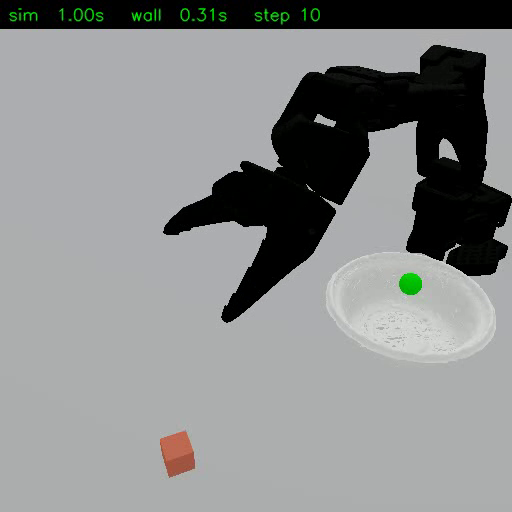
#> input picture frame 10 of debug_artifacts/sim_run_eval1/sim_eval1.mp4, 512 x 512 px, given in place of the camera
$ python calibrate_camera.py
#> lines starting #> are read from the running program, lines starting #| are printed output that depends on the picture; after the words box and inside, x2 and y2 are one past the last pixel; in counts of white or black regions, pixels touching at a corner belong together
#!/usr/bin/env python3
"""Intrinsic calibration for the SO101 deploy camera.

Captures chessboard images interactively, then runs cv2.calibrateCamera
and prints fx, fy, cx, cy, horizontal/vertical/diagonal FOV, distortion,
and the mean reprojection error. Saves results to camera_intrinsics.json.

Controls (preview window must be focused):
    SPACE   capture frame (only when the full board is detected)
    c       run calibration with the captured frames
    q       quit without calibrating

Notes:
    - Move the *camera*, not the board. ~15+ views from varied angles and
      distances. Include strong tilts (board not face-on) — flat-on shots
      alone under-constrain focal length.
    - Keep the board static; a screen checkerboard works if there's no glare.
    - Verify the board geometry: --cols and --rows count INNER corners,
      which is (squares_per_side - 1). Detection fails silently if wrong.
"""

import argparse
import json
import sys
import time
from pathlib import Path

import cv2
import numpy as np


def main() -> None:
    p = argparse.ArgumentParser()
    p.add_argument("--cols", type=int, default=28,
                   help="inner corners on the long side (= squares - 1). Default 28 (= 29-square side).")
    p.add_argument("--rows", type=int, default=20,
                   help="inner corners on the short side (= squares - 1). Default 20 (= 21-square side).")
    p.add_argument("--square-mm", type=float, default=150.0 / 23,
                   help="square side length in mm. Default = 150 mm / 23 squares ≈ 6.522 mm.")
    p.add_argument("--device", type=int, default=0)
    p.add_argument("--width", type=int, default=1920,
                   help="capture width in px. Must match deploy resolution. Default 1920 (matches deploy_utils/robot_config.py).")
    p.add_argument("--height", type=int, default=1080,
                   help="capture height in px. Default 1080 (matches deploy_utils/robot_config.py).")
    p.add_argument("--min-frames", type=int, default=12)
    p.add_argument("--out", type=Path, default=Path("camera_intrinsics.json"))
    p.add_argument("--images-dir", type=Path, default=None,
                   help="if set, skip live capture and run calibration on all images in this dir (jpg/png).")
    p.add_argument("--save-frames-dir", type=Path, default=None,
                   help="if set, also save each captured live frame here as PNG.")
    args = p.parse_args()

    pattern = (args.cols, args.rows)
    sq = float(args.square_mm)
    print(f"Pattern: {pattern[0]}x{pattern[1]} inner corners | square = {sq:.4f} mm")

    obj_template = np.zeros((pattern[0] * pattern[1], 3), np.float32)
    obj_template[:, :2] = np.indices(pattern).T.reshape(-1, 2) * sq

    obj_points: list[np.ndarray] = []
    img_points: list[np.ndarray] = []
    img_size: tuple[int, int] | None = None
    flags = (cv2.CALIB_CB_ADAPTIVE_THRESH
             | cv2.CALIB_CB_NORMALIZE_IMAGE
             | cv2.CALIB_CB_FAST_CHECK)
    subpix = (cv2.TERM_CRITERIA_EPS + cv2.TERM_CRITERIA_MAX_ITER, 30, 1e-3)

    if args.images_dir is not None:
        # ── Saved-frames mode ──────────────────────────────────────────
        exts = ("*.png", "*.jpg", "*.jpeg", "*.bmp")
        paths = sorted(p for ext in exts for p in args.images_dir.glob(ext))
        if not paths:
            sys.exit(f"no images found in {args.images_dir}")
        print(f"loading {len(paths)} images from {args.images_dir}")
        for path in paths:
            frame = cv2.imread(str(path))
            if frame is None:
                print(f"  skip (unreadable): {path.name}"); continue
            if img_size is None:
                img_size = (frame.shape[1], frame.shape[0])
            elif (frame.shape[1], frame.shape[0]) != img_size:
                print(f"  skip (resolution mismatch {frame.shape[1]}x{frame.shape[0]} "
                      f"vs {img_size[0]}x{img_size[1]}): {path.name}")
                continue
            gray = cv2.cvtColor(frame, cv2.COLOR_BGR2GRAY)
            found, corners = cv2.findChessboardCorners(gray, pattern, flags)
            if not found:
                print(f"  skip (no board): {path.name}"); continue
            refined = cv2.cornerSubPix(gray, corners, (11, 11), (-1, -1), subpix)
            img_points.append(refined)
            obj_points.append(obj_template.copy())
            print(f"  used {path.name}")
        if not img_points:
            sys.exit("no usable frames (no board detected in any)")
    else:
        # ── Live-capture mode ──────────────────────────────────────────
        backend = cv2.CAP_AVFOUNDATION if sys.platform == "darwin" else cv2.CAP_ANY
        cap = cv2.VideoCapture(args.device, backend)
        if not cap.isOpened():
            sys.exit(f"failed to open camera at index {args.device}")
        cap.set(cv2.CAP_PROP_FRAME_WIDTH, args.width)
        cap.set(cv2.CAP_PROP_FRAME_HEIGHT, args.height)
        for _ in range(5):
            cap.read()
#> this loop made 5 passes
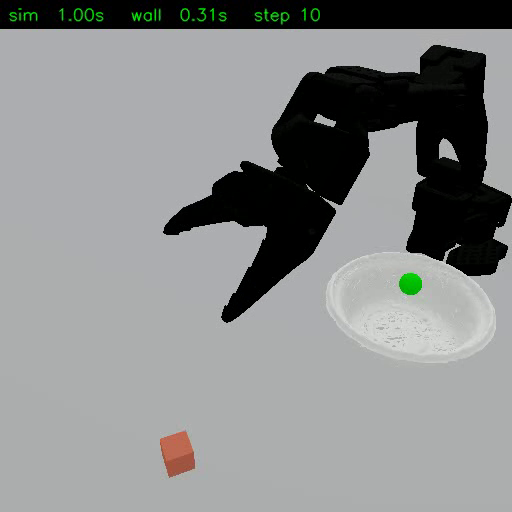
#> input picture frame 10 of debug_artifacts/sim_run_eval1/sim_eval1.mp4, 512 x 512 px, given in place of the camera
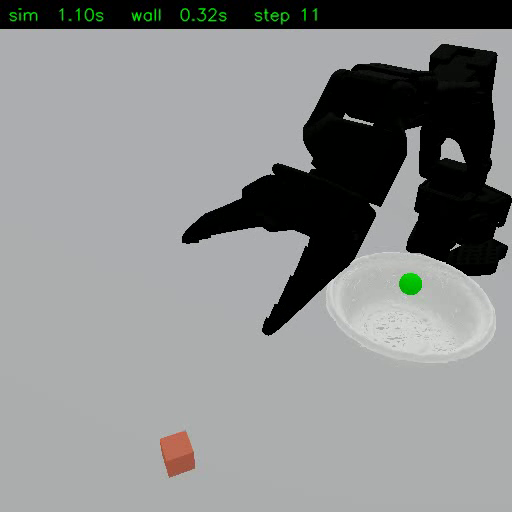
#> input picture frame 11 of debug_artifacts/sim_run_eval1/sim_eval1.mp4, 512 x 512 px, given in place of the camera
        actual_w = int(cap.get(cv2.CAP_PROP_FRAME_WIDTH))
        actual_h = int(cap.get(cv2.CAP_PROP_FRAME_HEIGHT))
        if (actual_w, actual_h) != (args.width, args.height):
            print(f"WARNING: requested {args.width}x{args.height}, camera gave {actual_w}x{actual_h}")

        if args.save_frames_dir is not None:
            args.save_frames_dir.mkdir(parents=True, exist_ok=True)

        win = "calibration  (SPACE=grab, c=calibrate, q=quit)"
        cv2.namedWindow(win, cv2.WINDOW_NORMAL)
        last_grab = 0.0

        while True:
            ok, frame = cap.read()
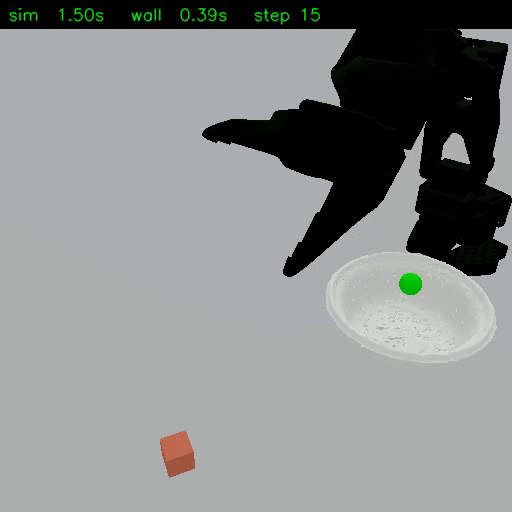
#> input picture frame 15 of debug_artifacts/sim_run_eval1/sim_eval1.mp4, 512 x 512 px, given in place of the camera
#> frame is the input picture: shape (512, 512, 3); mean B, G, R 138.7, 138.9, 137.1
            if not ok:
                print("camera read failed"); break
            if img_size is None:
                img_size = (frame.shape[1], frame.shape[0])
#> img_size = (512, 512)

            gray = cv2.cvtColor(frame, cv2.COLOR_BGR2GRAY)
            found, corners = cv2.findChessboardCorners(gray, pattern, flags)
#> found = False; corners = None
            view = frame.copy()
            if found:
                cv2.drawChessboardCorners(view, pattern, corners, True)
            status = "BOARD" if found else "no board"
#> status = 'no board'
            col = (0, 255, 0) if found else (0, 0, 255)
#> col = (0, 0, 255)
            msg = f"captures {len(img_points)} (min {args.min_frames}) | {status}"
#> msg = 'captures 0 (min 12) | no board'
            cv2.putText(view, msg, (10, 30), cv2.FONT_HERSHEY_SIMPLEX, 0.7, col, 2)
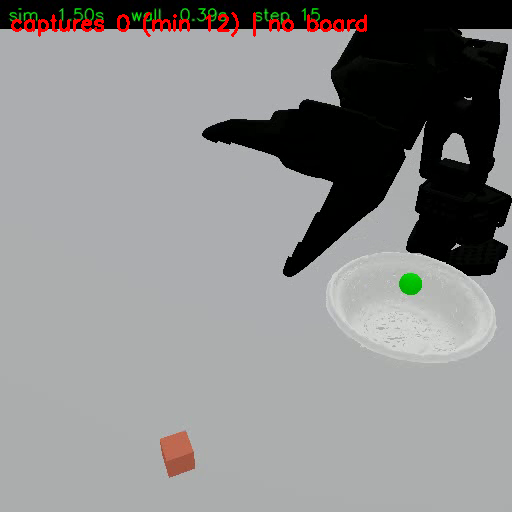
#> view: shape (512, 512, 3); 0.81% of pixels changed, all inside (x1, y1, x2, y2) = (11, 12, 367, 37)
            cv2.imshow(win, view)

            key = cv2.waitKey(1) & 0xFF
#> (key q is pressed here)
            if key == ord("q"):
                cap.release(); cv2.destroyAllWindows()
#> (the run stopped early here; a loop or call above may not have finished)

$ run again, starting later in the video
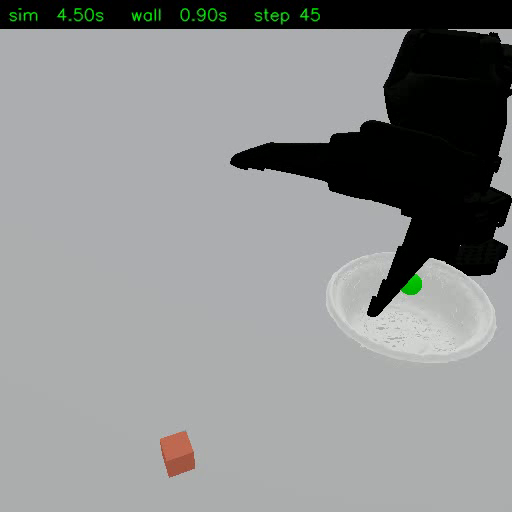
#> input picture frame 45 of debug_artifacts/sim_run_eval1/sim_eval1.mp4, 512 x 512 px, given in place of the camera
#> the loop in main, `for _ in range(5):` made 5 passes
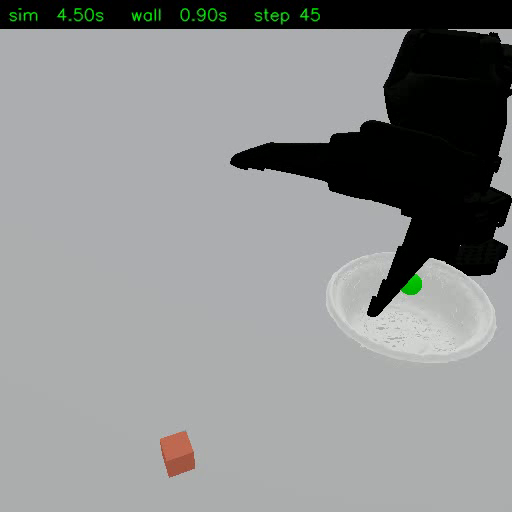
#> input picture frame 45 of debug_artifacts/sim_run_eval1/sim_eval1.mp4, 512 x 512 px, given in place of the camera
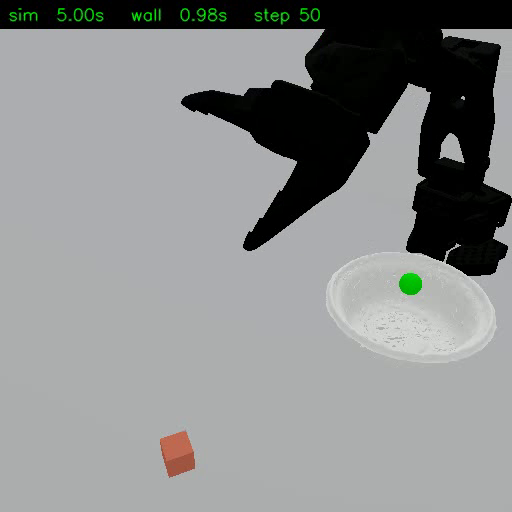
#> input picture frame 50 of debug_artifacts/sim_run_eval1/sim_eval1.mp4, 512 x 512 px, given in place of the camera
#> in main, frame is the input picture: shape (512, 512, 3); mean B, G, R 139.5, 139.8, 138
#> found = False; corners = None
#> status = 'no board'
#> col = (0, 0, 255)
#> msg = 'captures 0 (min 12) | no board'
#> in main, `cv2.putText(view, msg, (10, 30), cv2.FONT_HERSHEY_SIMPLEX, 0.7, col, 2)`:
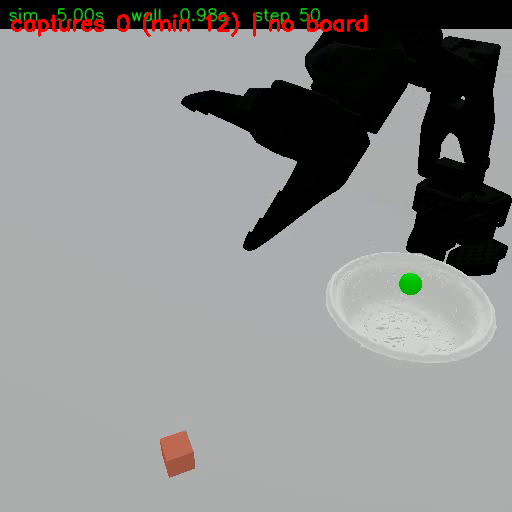
#> view: shape (512, 512, 3); 0.81% of pixels changed, all inside (x1, y1, x2, y2) = (11, 12, 367, 37)

$ run again, starting later in the video
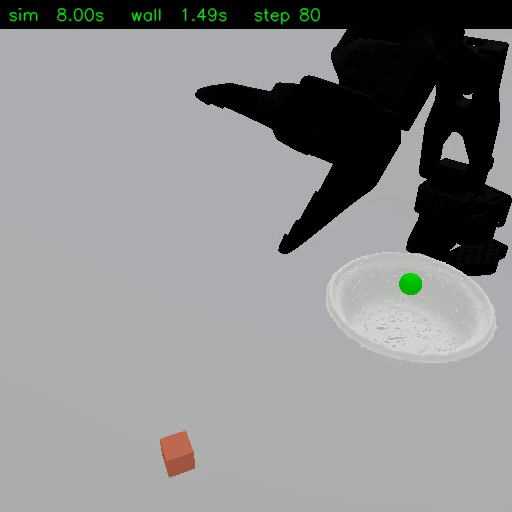
#> input picture frame 80 of debug_artifacts/sim_run_eval1/sim_eval1.mp4, 512 x 512 px, given in place of the camera
#> the loop in main, `for _ in range(5):` made 5 passes
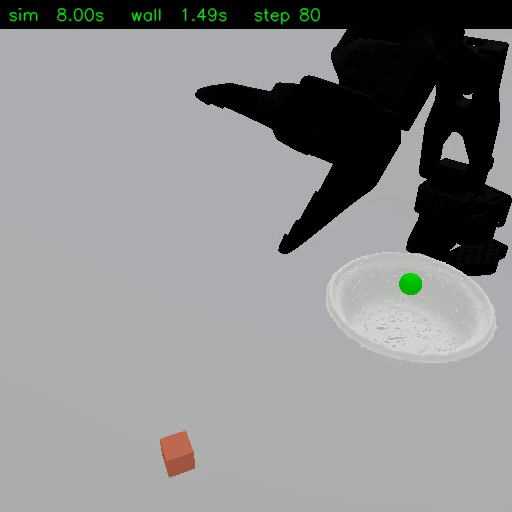
#> input picture frame 80 of debug_artifacts/sim_run_eval1/sim_eval1.mp4, 512 x 512 px, given in place of the camera
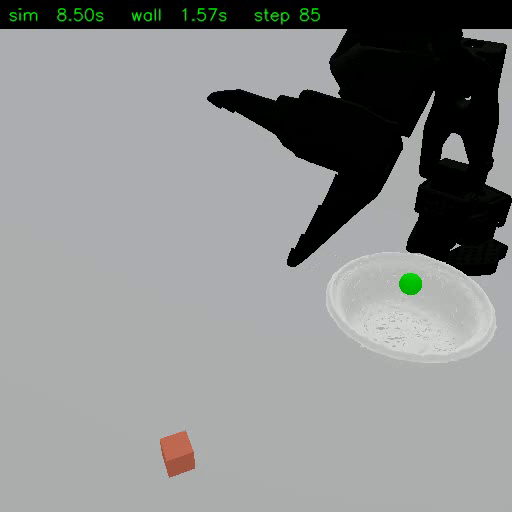
#> input picture frame 85 of debug_artifacts/sim_run_eval1/sim_eval1.mp4, 512 x 512 px, given in place of the camera
#> in main, frame is the input picture: shape (512, 512, 3); mean B, G, R 139.8, 140, 138.2
#> found = False; corners = None
#> status = 'no board'
#> col = (0, 0, 255)
#> msg = 'captures 0 (min 12) | no board'
#> in main, `cv2.putText(view, msg, (10, 30), cv2.FONT_HERSHEY_SIMPLEX, 0.7, col, 2)`:
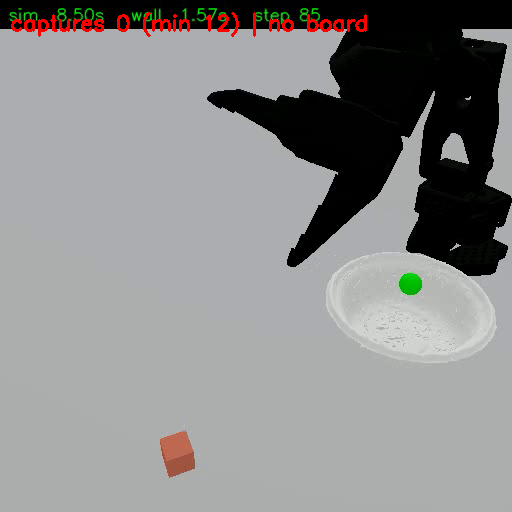
#> view: shape (512, 512, 3); 0.81% of pixels changed, all inside (x1, y1, x2, y2) = (11, 12, 367, 37)
